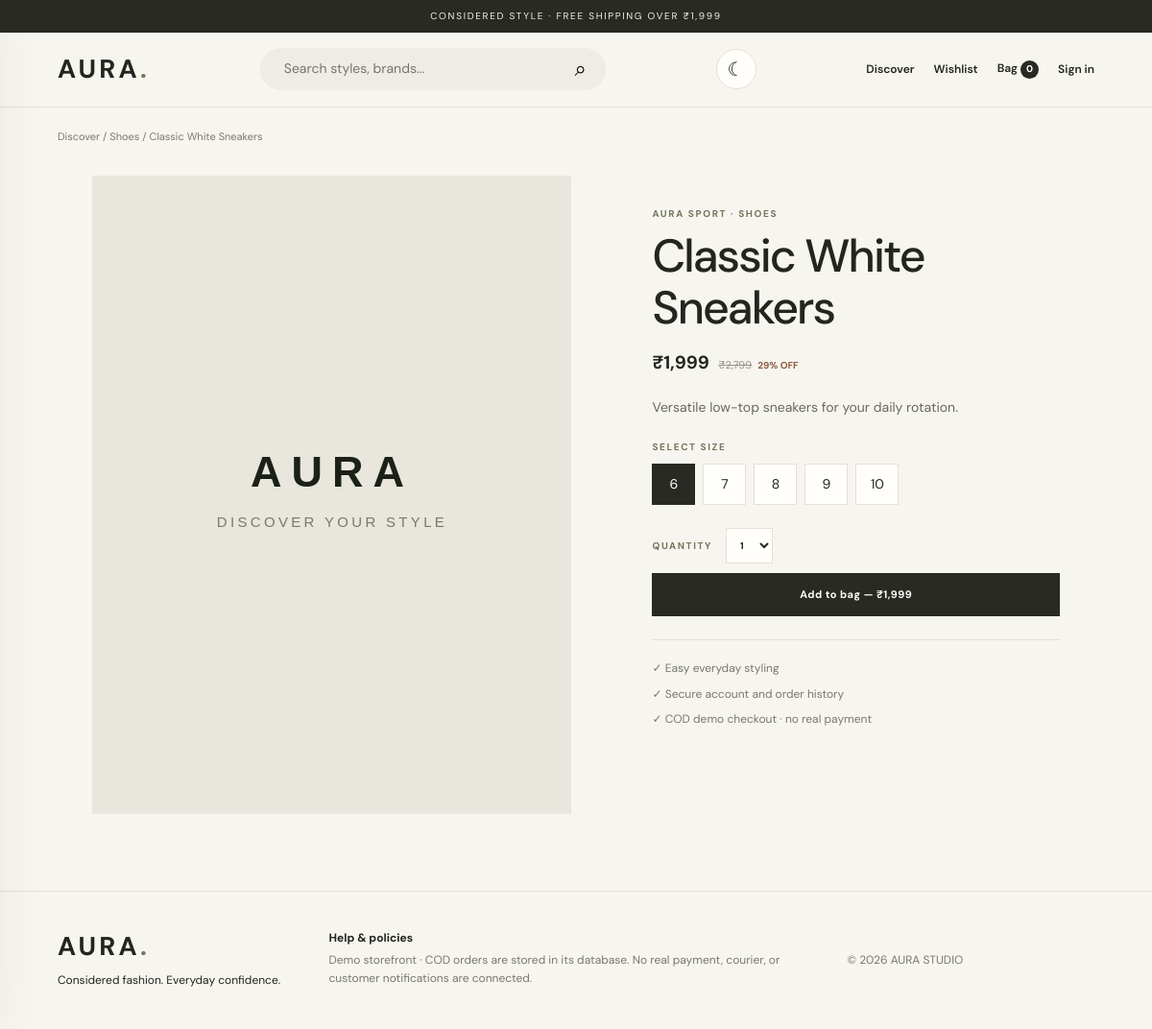
The app's page /product/4 with its own data.
### tables this page shows
CREATE TABLE products(id INTEGER PRIMARY KEY, name TEXT NOT NULL, brand TEXT NOT NULL, category TEXT NOT NULL, price INTEGER NOT NULL, old_price INTEGER NOT NULL DEFAULT 0, sizes TEXT NOT NULL DEFAULT 'One Size', color TEXT NOT NULL DEFAULT '', image TEXT NOT NULL DEFAULT '', description TEXT NOT NULL DEFAULT '', active INTEGER NOT NULL DEFAULT 1, created_at TEXT DEFAULT CURRENT_TIMESTAMP);

### app.py (the view)
@app.route('/product/<int:product_id>')
def product_detail(product_id):
    product=db().execute('SELECT * FROM products WHERE id=? AND active=1',(product_id,)).fetchone()
    if not product: abort(404)
    return render_template('product.html', product=product)

### app.py (called while the page is built)
def db():
    if 'db' not in g:
        g.db = sqlite3.connect(DB_PATH)
        g.db.row_factory = sqlite3.Row
        g.db.execute('PRAGMA foreign_keys = ON')
    return g.db

@app.context_processor
def inject_globals():
    user = None
    if session.get('user_id'):
        user = db().execute('SELECT id,name,email,is_admin FROM users WHERE id=?', (session['user_id'],)).fetchone()
    cart = session.get('cart', {})
    return {'current_user': user, 'cart_count': sum(int(v.get('qty',1)) for v in cart.values()), 'year': 2026}

def csrf_token():
    if '_csrf' not in session: session['_csrf'] = secrets.token_urlsafe(24)
    return session['_csrf']

@app.before_request
def csrf_protect():
    if request.method == 'POST':
        token = request.form.get('_csrf') or request.headers.get('X-CSRF-Token')
        if not token or not secrets.compare_digest(token, session.get('_csrf', '')):
            abort(400, 'Invalid or expired form token. Refresh and try again.')

### templates/product.html
{% extends 'base.html' %}{% block title %}{{ product.name }} — AURA{% endblock %}{% block content %}<div class="breadcrumbs"><a href="{{ url_for('home') }}">Discover</a> / {{ product.category }} / {{ product.name }}</div><section class="detail"><div class="detailimage"><img src="{{ product.image }}" alt="{{ product.name }}" onerror="this.src='{{ url_for('static',filename='product-fallback.svg') }}'"></div><div class="detailcopy"><p class="eyebrow">{{ product.brand }} · {{ product.category }}</p><h1>{{ product.name }}</h1><div class="detailprice">₹{{ '{:,}'.format(product.price) }} <del>₹{{ '{:,}'.format(product.old_price) }}</del>{% if product.old_price>product.price %}<span>{{ ((product.old_price-product.price)*100/product.old_price)|round|int }}% OFF</span>{% endif %}</div><p class="description">{{ product.description }}</p><p class="label">SELECT SIZE</p><form method="post" action="{{ url_for('cart_add',product_id=product.id) }}"><input type="hidden" name="_csrf" value="{{ csrf_token() }}"><div class="sizes">{% for size in product.sizes.split(',') %}<label><input type="radio" name="size" value="{{ size }}" {{ 'checked' if loop.first else '' }}><span>{{ size }}</span></label>{% endfor %}</div><label class="label qtylabel">QUANTITY <select name="qty"><option>1</option><option>2</option><option>3</option></select></label><button class="button dark full">Add to bag — ₹{{ '{:,}'.format(product.price) }}</button></form>{% if current_user %}<form method="post" action="{{ url_for('wishlist_toggle',product_id=product.id) }}"><input type="hidden" name="_csrf" value="{{ csrf_token() }}"><button class="button outline full space">♡ Save to wishlist</button></form>{% endif %}<div class="perks"><p>✓ Easy everyday styling</p><p>✓ Secure account and order history</p><p>✓ COD demo checkout · no real payment</p></div></div></section>{% endblock %}

### static/style.css (style rules this page uses)
:root { --paper:#f7f5ef;--white:#fffefa;--ink:#24251f;--muted:#77786e;--line:#e3e0d6;--olive:#73765c;--accent:#d8c7ad }
* { box-sizing:border-box }
html { scroll-behavior:smooth }
body { margin:0;background:var(--paper);color:var(--ink);font-family:'DM Sans',Arial,sans-serif;font-size:14px;line-height:1.55 }
a { color:inherit;text-decoration:none }
button,input,select,textarea { font:inherit }
button,a,select { cursor:pointer }
.eyebrow,.brand,.label { font-size:10px;letter-spacing:.16em;font-weight:700;color:var(--olive);text-transform:uppercase }
.button { display:inline-flex;justify-content:center;align-items:center;border:1px solid transparent;padding:13px 19px;font-size:11px;font-weight:700;letter-spacing:.04em;transition:.2s;min-height:43px }
.button.dark { background:#292a23;color:#fffefa }
.button.full { width:100% }
.filters select,select { padding:10px;border:1px solid var(--line);background:var(--white);color:var(--ink) }
.price del,.detailprice del { font-weight:400;color:#929287;font-size:11px;margin-left:5px }
.price span,.detailprice span { color:#8b5b42;font-size:10px;margin-left:6px }
.breadcrumbs { padding:22px clamp(18px,5vw,75px);font-size:11px;color:var(--muted) }
.detail { display:grid;grid-template-columns:1fr .85fr;gap:clamp(25px,7vw,100px);padding:10px clamp(18px,8vw,120px) 80px;align-items:start }
.detailimage { background:#eae7de }
.detailimage img { display:block;width:100%;max-height:800px;object-fit:cover }
.detailcopy { padding:22px 0;max-width:450px }
.detailcopy h1 { font-size:clamp(32px,4vw,48px);font-weight:500;line-height:1.12;letter-spacing:-.04em;margin:10px 0 15px }
.detailprice { font-size:19px;font-weight:700 }
.description { margin:22px 0;color:#68695f;max-width:390px }
.label { display:block;margin:22px 0 10px }
.sizes { display:flex;gap:8px;flex-wrap:wrap;margin:10px 0 24px }
.sizes label { cursor:pointer }
.sizes span { border:1px solid var(--line);min-width:45px;height:43px;padding:0 12px;display:grid;place-items:center;background:var(--white) }
.sizes input:checked+span { border-color:#292a23;background:#292a23;color:white }
.qtylabel select { margin-left:10px }
.perks { border-top:1px solid var(--line);margin-top:24px;padding-top:12px;font-size:12px;color:var(--muted) }
.perks p { margin:8px 0 }

### records on screen
products: category "Shoes", name "Classic White Sneakers", brand "AURA SPORT", category "SHOES", price "1,999", old_price "2,799", old_price+price "29", description "Versatile low-top sneakers for your daily rotation."

### other values on screen
{{ cart_count }} "0"
{{ size }} "6" "7" "8" "9" "10"
{{ year }} "2026"
